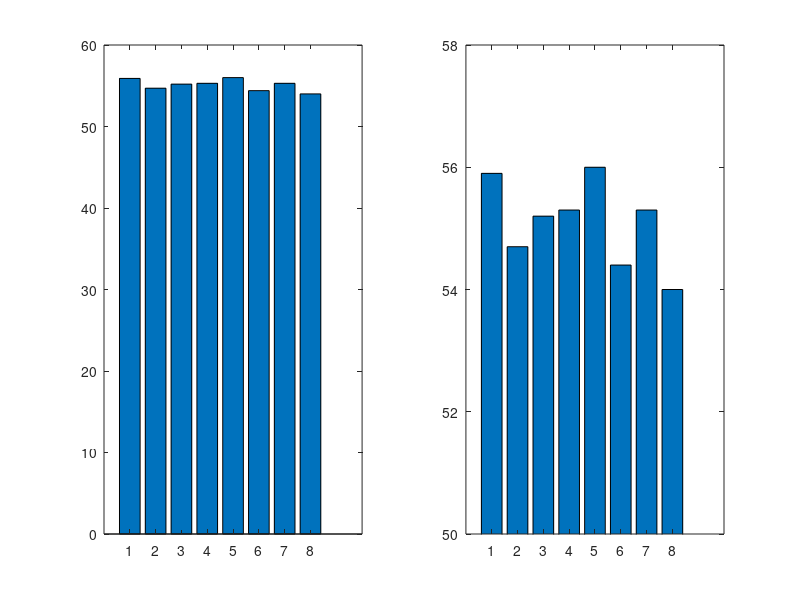

This figure's MATLAB source: (Note: this script raises an error after producing the figure.)

%%%%%%%%%%%%%%%%%%%%%%%%%%%%%%%%%%%%%%%%%%%%%%%%%%%%%%%%%%%%%%%%%%%%%%%%%%
%
%                               Class 4 
%                       Plotting graphs in MATLAB
%
%%%%%%%%%%%%%%%%%%%%%%%%%%%%%%%%%%%%%%%%%%%%%%%%%%%%%%%%%%%%%%%%%%%%%%%%%%

clear all
close all

%% What Not to plot
%%%%%%%%%%%%%%%%%%%%%%%%%%%%%%%%%%%%%%%%%%%%%%%%%%%%%%%%%%%%%%%%%%%%%%%%%%
figure
subplot(1,2,1)
bar([55.9 54.7 55.2 55.3 56 54.4 55.3 54.0])
subplot(1,2,2)
bar([55.9 54.7 55.2 55.3 56 54.4 55.3 54.0])
ylim([50,58]) 
% it is importnat not to over emphasize effects changing the scale of a
% graph may make you effect appear larger than it is. Also remeber to
% always plot a measure of uncertanty or data spread.

 
image=imread('./MemeFolder/ladygaga4.jpg');

image=imgaussfilt(mean(double(image),3),100);
 
figure
subplot(2,2,1)
imagesc(image)
colorbar
colormap(gca, jet)
subplot(2,2,2)
imagesc(image)
colorbar
colormap(gca, pink)
set(gca, 'YDir','reverse')
subplot(2,2,3)
imagesc(image)
colorbar
axis off;
colormap(gca, colorcube)
subplot(2,2,4)
imagesc(image)
colorbar
colormap(gca, jet)
caxis([50 200])
% the colour map you pick and how you center it can over or under emphasize
% effects. Remeber to pick colour bars that are readable for everyone.

usa=readtable('./justafolderwithdata/USA_election_data.csv');

figure
subplot(2,3,1)
plot(usa.Year ,usa.PopularVote)
hold on
plot(usa.Year ,usa.ElectorialCollege)
yline(0.5)

subplot(2,3,2)
bar(usa.Year ,[usa.PopularVote,usa.ElectorialCollege])
hold on
yline(0.5)

subplot(2,3,3)
bar(usa.Year(1:6) ,[usa.PopularVote(1:6),usa.ElectorialCollege(1:6)])
hold on
yline(0.5)

subplot(2,3,4)
bar(usa.Year(7:11) ,[usa.PopularVote(7:11),usa.ElectorialCollege(7:11)])
hold on
yline(0.5)

subplot(2,3,5)
bar(usa.Year(12:end) ,[usa.PopularVote(12:end),usa.ElectorialCollege(12:end)])
hold on
yline(0.5)

subplot(2,3,6)
bar(usa.Year(12:end) ,[usa.PopularVote(12:end),usa.ElectorialCollege(12:end)])
hold on
ylim([0.4 0.7])


%% Plotting basics with plot()
%%%%%%%%%%%%%%%%%%%%%%%%%%%%%%%%%%%%%%%%%%%%%%%%%%%%%%%%%%%%%%%%%%%%%%%%%%
figure 
plot(1:1000, 150000-1000*(1:1000)+randi(100000, [1,1000]))
 xlabel('time')
 ylabel('money')
 title('Time is money') % adding labels
 
 data=[150000-1000*(1:1000)+randi(100000, [1,1000]);...
     150000-2000*(1:1000)+randi(100000, [1,1000]);...
     150000-1000*(1:1000)+randi(100000, [1,1000])];
 
figure 
plot(1:1000, data) % plotting data from multiple groups 
 xlabel('time')
 ylabel('money')
 title('Time is money')
 legend('Karen','Maria', 'Hope') % adding a legend 
 
 %  specifiers in the plot function can modify the look of the plot
 % you can change the shape, line, and colour easily 
 % also note that Colours can be expressed as [R G B alpha] 
 plot(1:1000, data,'-o','MarkerFaceColor',[.5 .4 .7], 'MarkerEdgeColor',[.7 .7 .7], 'MarkerSize', 10)
% axis([0 100 0 100])
xlim([0 100])

% you can also use functions to redifine the labels of your axes as well as
% their 'ticks'
x = linspace(-10,10,200);
y = cos(x);
figure
subplot(1,2,1)
plot(x,y)
subplot(1,2,2)
plot(x,y)
xticks([-3*pi -2*pi -pi 0 pi 2*pi 3*pi])
xticklabels({'-3\pi','-2\pi','-\pi','0','\pi','2\pi','3\pi'})
yticks([-1 -0.8 -0.2 0 0.2 0.8 1])

 % exercise 1
%%%%%%%%%%%%%%%%%%%%%%%%%%%
%try plotting three oscilations in one graph and overlay them with
%transparency 

 % Error Bars
%%%%%%%%%%%%%%%%%%%%%%%%%%%%%%%%%%%%%%%%%%%%%%%%%%%%%%%%%%%%%%%%%%%%%%%%%%

y=rand(100,10);
x=1:10:100;
figure
plot(x, mean(y))
hold on
errorbar(x, mean(y),std(y)) % you can plot data with error bars using the errorbar function

y=rand(100,10);
x=1:10:100;
figure
plot(x, mean(y))
hold on
errorbar(x, mean(y),std(y),'CapSize',20, 'LineWidth', 5)

y=rand(100,10);
x=1:10:100;
figure
plot(x, mean(y))
hold on
errorbar(x, mean(y),std(y),'-s','MarkerSize',10,...
    'MarkerEdgeColor','blue','MarkerFaceColor','black','CapSize',20, 'LineWidth', 5)
% The function works exacrly like plot, expect it wants 3 inputs for the
% data. To change the appearnce of the graph see plot above 

figure
plot(x, mean(y))
hold on
errorbar(x, mean(y),std(y),'-s','MarkerSize',10,...
    'MarkerEdgeColor','blue','MarkerFaceColor','black','CapSize',20, 'LineStyle', 'none', 'LineWidth', 5)  
% note how the specifier 'LineStyle' 'none' allows you to control the error
% bars sepeartely from the plot!



RPDR_contestant_demo=readtable('./justafolderwithdata/RPDR_contestant_data.csv');
RPDR_episode=readtable('./justafolderwithdata/RPDR_episode_data.csv');
RPDR_contestant=readtable('./justafolderwithdata/RPDR_contestant_score.csv');
RPDR_winners=readtable('./justafolderwithdata/RPDR_winners.csv');

 winnerindex=ismember(RPDR_contestant_demo.contestant, RPDR_winners.contestant(RPDR_winners.winner==1))

 top3index=ismember(RPDR_contestant_demo.contestant, RPDR_winners.contestant(RPDR_winners.winner==0))

 % Bar graphs
 data=[sum(RPDR_contestant.WIN(winnerindex)), sum(RPDR_contestant.HIGH(winnerindex)),...
    sum(RPDR_contestant.LOW(winnerindex)), sum(RPDR_contestant.BTM(winnerindex)); ...
    sum(RPDR_contestant.WIN(top3index)), sum(RPDR_contestant.HIGH(top3index)),...
    sum(RPDR_contestant.LOW(top3index)), sum(RPDR_contestant.BTM(top3index))];

figure
bar(data)
legend('Wins','High','Low', 'Btm')
figure
bar(data, 'stacked')
legend('Wins','High','Low', 'Btm')

X = categorical({'Monday','Tuesday','Wednesday','Thursday', 'Friday'});
Y = [54 44 49 29 10];
bar(X,Y)
X = reordercats(X,{'Monday','Tuesday','Wednesday','Thursday', 'Friday'});
bar(X,Y)
yticks([0  20  40  60 ])
 

x = categorical({'The Fame' 'Born This Way' 'Artpop' 'Cheek to Cheek' 'Joanne' 'Chromatica'});
x = reordercats(x,{'The Fame' 'Born This Way' 'Artpop' 'Cheek to Cheek' 'Joanne' 'Chromatica'});
data = randi(100, 100, 6);
errhigh =std(data);
errlow  =  std(data);

figure
bar(x,mean(data))                
hold on
er = errorbar(x,mean(data),errlow,errhigh);    
er.Color = [0 0 0];                            
er.LineStyle = 'none';  


%% Plotting your data's distribution
%%%%%%%%%%%%%%%%%%%%%%%%%%%%%%%%%%%%%%%%%%%%%%%%%%%%%%%%%%%%%%%%%%%%%%%%%%

% Another way to represent you data takes advantaged of the distribution of
% your data. Histograms allow you to visualize your data's shape to make
% conclusions on what effects might be present and what statistical tests you can prefrom etc

 figure
 histogram(RPDR_contestant_demo.age(top3index),6, 'FaceAlpha', 0.5, 'EdgeAlpha', 0.5)
 hold on;
 histogram(RPDR_contestant_demo.age(winnerindex),6, 'FaceAlpha', 0.5, 'EdgeAlpha', 0.5, 'FaceColor', [0.99 0.5 0.5])
 legend('Top 3', 'Winners')
 xlabel('age')

 % if you know which distribution your data came from or you would like to 
 % compare you data to a distribution you can also plot a probaility density function.
 
 x = 2*randn(5000,1) + 26;
 figure
histogram(x,'Normalization','pdf')
 hold on
y = 10:0.1:40;
mu = 26;
sigma = 2;
f = exp(-(y-mu).^2./(2*sigma^2))./(sigma*sqrt(2*pi)); % must compute a gaussian or dist yourself
% you can look up the formla for a gaussian
plot(y,f,'LineWidth',1.5)
 
 figure
 histogram(RPDR_contestant_demo.age(top3index),6, 'Normalization','pdf','FaceAlpha', 0.5, 'EdgeAlpha', 0.5)
  hold on
y = 10:0.1:40;
mu = 26;
sigma = 2;
f = exp(-(y-mu).^2./(2*sigma^2))./(sigma*sqrt(2*pi));
plot(y,f,'LineWidth',1.5)

 % scatter plots also allow you to visualize the spread of your data
 % very useful to see what is happening across conditions 
iris= load('fisheriris.mat');
iris.meas=iris.meas -mean([iris.meas]);
 
 figure
 scatter(iris.meas(:,1), iris.meas(:,4))
 hold on
 r=corr(iris.meas(:,1), iris.meas(:,4))
 xFit = linspace(min(iris.meas(:,1)), max(iris.meas(:,1)), 1000);
 plot(xFit, r*xFit)
 
 % alternatively you can plot each individual across condition and draw a
 % line between them to see the effect
 
 x=rand(2,100)+0.05;
 figure
 plot(x, '.-','Color', [0.3 0.3 0.3 0.3], 'MarkerSize', 15, 'MarkerFaceColor', [0.3 0.3 0.3 ])
 hold on
 plot(mean(x'), 'o-', 'Color', [0 0 0], 'LineWidth', 5,'MarkerSize', 15, 'MarkerFaceColor', [0 0 1], 'MarkerEdgeColor',[0 0 1] )
 xlim([0 3])
 ylim([ 0 1.1])

%% Other fun plotting tools in MATLAB
%%%%%%%%%%%%%%%%%%%%%%%%%%%%%%%%%%%%%%%%%%%%%%%%%%%%%%%%%%%%%%%%%%%%%%%%%%


% get index of those Queens who won their season and made it to the top 3
 winnerindex=ismember(RPDR_contestant.contestant, RPDR_winners.contestant(RPDR_winners.winner==1))
 top3index=ismember(RPDR_contestant.contestant, RPDR_winners.contestant(RPDR_winners.winner==0))
 
 % lets plot a pie graph with this data
 explode = [1 0 1 0 ]; % determines which section of the graph will stand out
labels = {'Wins','High','Low', 'Btm'};
figure
subplot(1,2,1)
pie([sum(RPDR_contestant.WIN(winnerindex)), sum(RPDR_contestant.HIGH(winnerindex)),...
    sum(RPDR_contestant.LOW(winnerindex)), sum(RPDR_contestant.BTM(winnerindex))], explode, labels)
 title(gca, 'Winner of their season', 'Position',[-0.12 -1.5 0])
 colormap(gca, cool)
 
 subplot(1,2,2)
pie([sum(RPDR_contestant.WIN(top3index)), sum(RPDR_contestant.HIGH(top3index)),...
    sum(RPDR_contestant.LOW(top3index)), sum(RPDR_contestant.BTM(top3index))], explode, labels)
 title(gca, 'Top 3', 'Position',[0.02, -1.5 0])
colormap(gca, cool)

% Lets make a word cloud of RuPaul's favoruite musicians
RPDR_episode=RPDR_episode(~ismissing(RPDR_episode.lipsyncartist, 'NA'),:);
lipsynch= groupsummary(RPDR_episode,"lipsyncartist")

figure
wordcloud(lipsynch,'lipsyncartist','GroupCount', 'Color', [0.9 0.5 0.5 ], 'HighlightColor',[0.9 0.3 0.3 ] );
title('Artists to Lipsynch to ')


% staircase plots
X = linspace(0,4*pi,50)';
Y = [0.5*cos(X), 2*cos(X)];

figure
stairs(Y)


% Sometimes data, like phases are best represented on a circle rather than
% a regular graph 
Fs = 1000;            % Sampling frequency                    
T = 1/Fs;             % Sampling period       
L = 1000;             % Length of signal
t = (0:L-1)*T;        % Time vector
data = sin(2*pi*2*t).*sin(2*pi*10*t) + rand(1,length(t));
hil=hilbert(data);
figure
subplot(1,3,1)
plot(t, angle(hil))
subplot(1,3,2)
histogram(angle(hil),6)
subplot(1,3,3)
hil=hilbert(data);
polarhistogram(angle(hil),6)

%% Everything is more fun in 3D
%%%%%%%%%%%%%%%%%%%%%%%%%%%%%%%%%%%%%%%%%%%%%%%%%%%%%%%%%%%%%%%%%%%%%%%%%%

data=randi(100,100,100,100);
figure
scatter3(data(:,1,1), data(1,:,1), data(1,1,:), 'filled')


figure
[X,Y,Z] = sphere(16);
S = repmat([50,25,10],numel(X),1);
C = repmat([1,2,3],numel(X),1);
s = S(:);
c = C(:);
x = [0.5*X(:); 0.75*X(:); X(:)];
y = [0.5*Y(:); 0.75*Y(:); Y(:)];
z = [0.5*Z(:); 0.75*Z(:); Z(:)];
scatter3(x,y,z,s,c, 'filled')

 

%% Plotting with the Gramm Toolbox
% % I'm not a regular graph, I am a cool graph
%%%%%%%%%%%%%%%%%%%%%%%%%%%%%%%%%%%%%%%%%%%%%%%%%%%%%%%%%%%%%%%%%%%%%%%%%%

% Gramm is a toolbox that can be downloaed to extend MATLAB's graphics
% capacities. Gramm works with a similar syntax to ggplot in R and as such
% is significantly different than MATLAB's syntax. Below are a few examples
% of different plots you can make with gramm

                    %%%%%%%%%%%%%%%%%%%%%%%%%%%%%%%%%%%%%%%%%%%%%%%%
                    
   %                                        WARNING YOU NEED TO ADD
   %                                      GRAMM TO YOUR PATH TO RUN
   %                                          THE FOLLOWING CODE
                  
                    %%%%%%%%%%%%%%%%%%%%%%%%%%%%%%%%%%%%%%%%%%%%%%%%

load example_data.mat

figure
g=gramm('x',cars.Model_Year,'y',cars.MPG,'color',cars.Cylinders,'subset',cars.Cylinders~=3 & cars.Cylinders~=5);
g.facet_grid([],cars.Origin_Region);
g.geom_point();
g.stat_glm();
g.set_names('column','Origin','x','Year of production','y','Fuel economy (MPG)','color','# Cylinders');
g.set_title('Fuel economy of new cars between 1970 and 1982');
figure('Position',[100 100 800 400]);
g.draw();


x=randn(1200,2);
c=cell(length(x),1);
c(:)={'JLo'};

c2=cell(length(x),1);
c2(:)={'Mariah Carey'};
cond={c{:};c2{:}};
x(:,2)=x(:,2)+10;

clear g5
figure
g5(1,1)=gramm('x',x','color',cond);
g5(1,2)=copy(g5(1));
g5(1,3)=copy(g5(1));
g5(1,1).stat_bin('geom','stacked_bar'); %Stacked bars option
g5(1,1).set_title('''stacked_bar''');
g5(1,2).stat_bin('geom','overlaid_bar'); %Overlaid bar automatically changes bar coloring to transparent
g5(1,2).set_title('''overlaid_bar''');
g5(1,3).stat_bin('geom','stairs'); %Default fill is edges
g5(1,3).set_title('''stairs''');
g5.set_title('''geom'' options for stat_bin()');
g5.set_names('x','Number #1 Singles');
figure('Position',[100 100 800 600]);
g5.draw();



clear g
figure
g(1,1)=gramm('x',cars.Origin_Region,'y',cars.Horsepower,'color',cars.Cylinders,'subset',cars.Cylinders~=3 & cars.Cylinders~=5);
g(1,2)=copy(g(1));
%Averages with confidence interval
g(1,1).stat_summary('geom',{'bar','black_errorbar'});
g(1,1).set_title('stat_summary()');
%Boxplots
g(1,2).stat_boxplot();
g(1,2).set_title('stat_boxplot()');
%These functions can be called on arrays of gramm objects
g.set_names('x','Origin','y','Horsepower','color','# Cyl');
g.set_title('Visualization of Y~X relationships with X as categorical variable');
figure('Position',[100 100 800 550]);
g.draw();


% simulate oscilatory data with sin
fs = 1000; % Sampling frequency (samples per second) 
dt = 1/fs; % seconds per sample 
StopTime = 2; % seconds 
time = (0:dt:StopTime)'; % seconds 
F = 60; % Sine wave frequency (hertz) 
osci1 = sin(2*pi*5*time)+ sin(2*pi*10*time);
osci2 = sin(2*pi*2*time) + sin(2*pi*120*time);
osci3 = sin(2*pi*F*time)+ sin(2*pi*102*time);

figure
g(1,1)=gramm('x',repmat(time,[1,3])','y', [osci1, osci2, osci3]', 'color',{'Osci1', 'Osci2', 'Osci3'});
%smooth plot 
g(1,1).geom_line();
g(1,1).set_title('Periodic --Baseline');
g(1,1).set_color_options('map','brewer2');
%These functions can be called on arrays of gramm objects
g.set_names('x','Frequency (Hz)','y','Log Power');
g.draw();

%clear g
figure
g(1,1)=gramm('x',repmat(time,[1,3])','y', [osci1, osci2, osci3]', 'color',{'Osci1', 'Osci2', 'Osci3'});
%smooth plot 
g(1,1).geom_line();
clg.facet_grid([], {'Osci1', 'Osci2', 'Osci3'}');
g(1,1).set_title('Periodic --Baseline');
g(1,1).set_color_options('map','brewer2');
%These functions can be called on arrays of gramm objects
g.set_names('x','Frequency (Hz)','y','Log Power');
%g.axe_property('YLim',[1e-15 1.5e-9]);
%g.axe_property('XLim',[0 50]);
g.draw();




% exercise 1
%%%%%%%%%%%%%%%%%%%%%%%%%%%%%%%%%%

% plot two normal distributions and move a verticle line (i.e., a
% criterion) across all integer x values 

